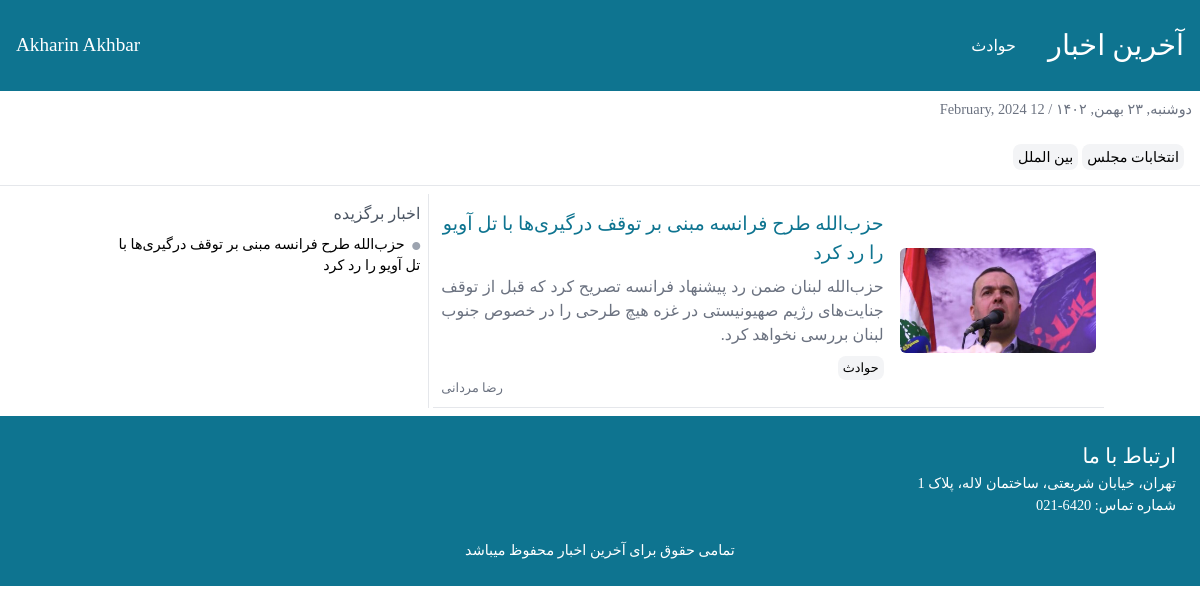
The app's page /, older data.
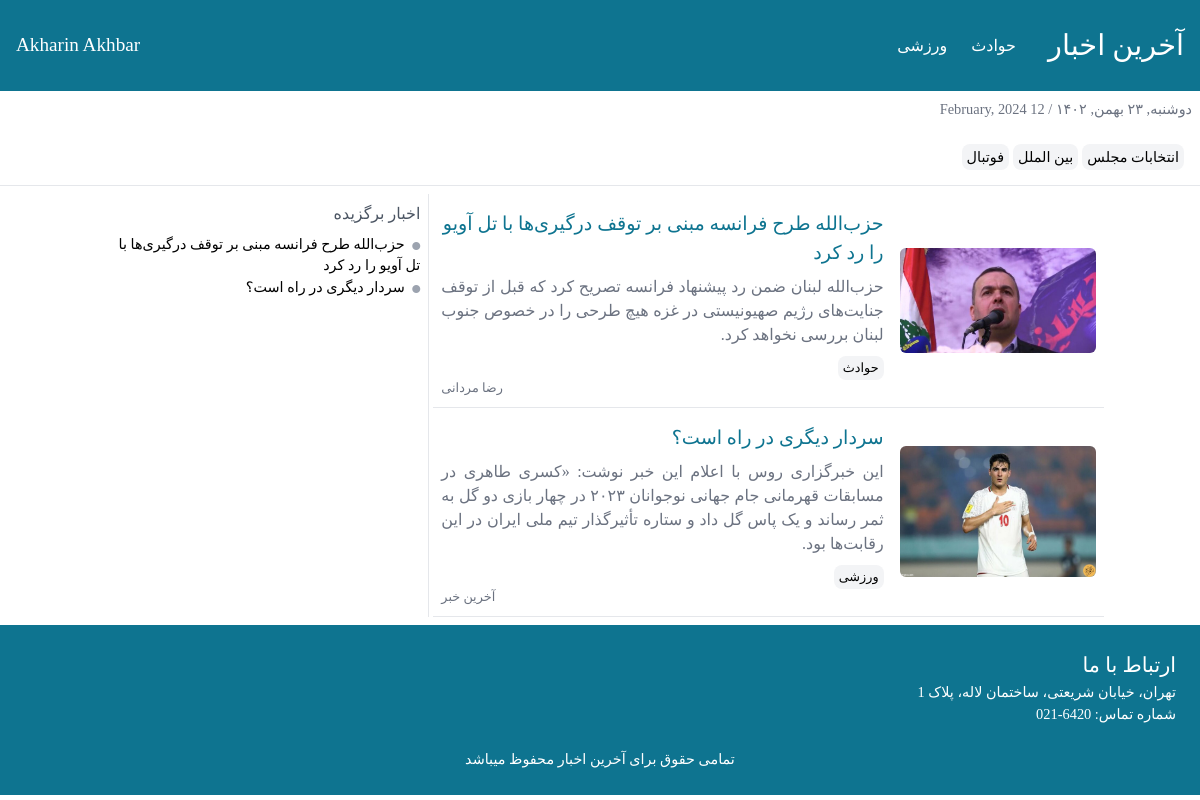
The same page, newer data.
### news/models.py (models this page shows, shortened)
class Category(models.Model):
    title = models.CharField(max_length=250, null=True, blank=True, verbose_name="دسته بندی")
    url = models.CharField(max_length=250, null=True, blank=True, verbose_name="لینک دسته بندی")

class Tag(models.Model):
    title = models.CharField(max_length=250, null=True, blank=True, verbose_name="تگ")
    url = models.CharField(max_length=250, null=True, blank=True, verbose_name="لینک تگ")

class News(models.Model):
    title = models.CharField(max_length=250, null=True, blank=True, verbose_name="عنوان خبر")
    short_description = models.TextField(blank=True, null=True, verbose_name="توضیحات کوتاه")
    description = models.TextField(blank=True, null=True, verbose_name="متن خبر")
    author = models.CharField(max_length=250, null=True, verbose_name="نویسنده خبر")
    created_date = jmodels.jDateTimeField(auto_now_add=True)
    tag = models.ManyToManyField(Tag, verbose_name="تگ خبر")
    category = models.ManyToManyField(Category, verbose_name="دسته بندی")
    status = models.BooleanField(default=False, verbose_name="فعال/غیرفعال")
    selected = models.BooleanField(default=False, verbose_name="خبر برگزیده")
    image = models.ImageField(upload_to='images')

### news/views.py (the view)
# urls.py: 2. Add a URL to urlpatterns:  path('', views.home, name='home')
def home(request):
    tags = Tag.objects.all()
    category = Category.objects.all()
    news = News.objects.filter(status=True).all()
    selected = News.objects.filter(selected=True).all()
    return render(request, 'index.html', context={
        'tags': tags,
        'category': category,
        'news': news,
        'selected': selected
    })

### templates/index.html (shortened to what this page needs)
{% load jformat %}
<!DOCTYPE html>
<html lang="fa" dir="rtl">
<head>
    <link rel="stylesheet" href="/static/style/font.css"/>
    <link rel="stylesheet" href="/static/style/tailwind.css"/>
    <link
            rel="stylesheet"
            href="https://cdnjs.cloudflare.com/ajax/libs/font-awesome/6.5.1/css/all.min.css"
/>
</head>
<body class="font-[Azar]">
<header class="bg-cyan-700 p-4 font-[Azar] text-white md:flex items-center justify-between">
    <div class="md:flex items-center gap-x-8">
        <a href="{% url 'news:news' %}"><h1 class="font-[AzarBold] text-[1.8rem] my-2">آخرین اخبار</h1></a>
        <ul class="flex items-center gap-x-6">
            {% for item in category %}
                <a href="{% url 'news:select-category' item.url %}">
                    <li class="cursor-pointer">{{ item.title }}</li>
                </a>
            {% endfor %}
        </ul>
    </div>
    <div>
        <h2 class="font-[AzarBold] text-[1.2rem] hidden md:block">Akharin Akhbar</h2>
    </div>
</header>
<section>
    <span class="block font-[Azar] text-gray-500 text-[0.9rem] m-2">دوشنبه, ۲۳ بهمن, ۱۴۰۲ / 12 February, 2024</span>
    <div class="p-4">
        {% for item in tags %}
            <a href="{% url 'news:select-tag' item.url %}">
                <span
                        class="font-[Azar] rounded-lg cursor-pointer hover:bg-gray-200 border border-transparent hover:border-gray-200 transition-all duration-300 bg-gray-100 text-[0.9rem] p-1 text-center"
                >{{ item.title }}</span
                >
            </a>
        {% endfor %}
    </div>
</section>
<hr/>
{% if news %}
<section class="container mx-auto grid grid-cols-1 md:grid-cols-6 p-2 gap-x-1">
    <div class="main-new col-span-4">
        {% for item in news %}
            <div class="box md:flex p-2 items-center gap-x-4 border-b">
                <img src="{{ item.image.url }}" alt=""
                     class="md:w-[30%] block mx-auto rounded-md"/>
                <div>
                    <h3 class="text-[1.2rem] text-cyan-700">
                        <a href="{% url 'news:select-news' item.id %}">{{ item.title }}</a>
                    </h3>
                    <p class="text-[1rem] text-gray-500 my-2 text-justify">
                        {{ item.short_description }}
                    </p>
                    <div>
                        {% for cat in item.category.all %}
                            <span
                                    class="font-[Azar] text-[0.8rem] rounded-lg cursor-pointer hover:bg-gray-200 border border-transparent hover:border-gray-200 transition-all duration-300 bg-gray-100 p-1 text-center"
                            >{{ cat.title }}</span
                            >
                        {% endfor %}
                    </div>
                    <span class="block text-[0.8rem] text-left text-gray-500">{{ item.author }}</span>
                </div>
            </div>
        {% endfor %}
    </div>
    <div class="end-news col-span-2 md:border-r p-2">
        <h4 class="text-gray-600 text-[1rem]">اخبار برگزیده</h4>
        <ul class="my-2">
            {% for item in selected %}
                <li class="text-[0.9rem]">
                    <i class="fas fa-circle text-[0.5rem] text-gray-400"></i>
                    <a href="{% url 'news:select-news' item.id %}" class="hover:text-red-600 p-1">{{ item.title }}</a>
                </li>
            {% endfor %}
        </ul>
    </div>
</section>
<footer class="bg-cyan-700 p-6">
    <h2 class="text-[1.3rem] font-[AzarBold] text-white">ارتباط با ما</h2>
    <span class="text-[0.9rem] text-white">تهران، خیابان شریعتی، ساختمان لاله، پلاک 1</span>
    <span class="text-[0.9rem] text-white block">شماره تماس: 6420-021</span>
    <span class="mx-auto text-white text-[0.9rem] block text-center mt-6">تمامی حقوق برای آخرین اخبار محفوظ میباشد</span>
</footer>
    {% else %}
    <h2 class="font-[AzarBold] text-center text-[2rem] text-gray-500 mt-8">هیچ خبری اینجا نیست!</h2>
{% endif %}
</body>
</html>

Row changes from the older to the newer data that the page shows:
added Category: title "ورزشی"
added Tag: title "فوتبال"
added News: image (picture), title "سردار دیگری در راه است؟", short_description "این خبرگزاری روس با اعلام این خبر نوشت: «کسری طاهری در مسابقات قهرمانی جام جهانی نوجوانان ۲۰۲۳ در چهار بازی دو گل به ثمر رساند و یک پاس گل داد و ستاره تأثیرگذار تیم ملی ایران در این رقابت‌ها بود.", author "آخرین خبر"
